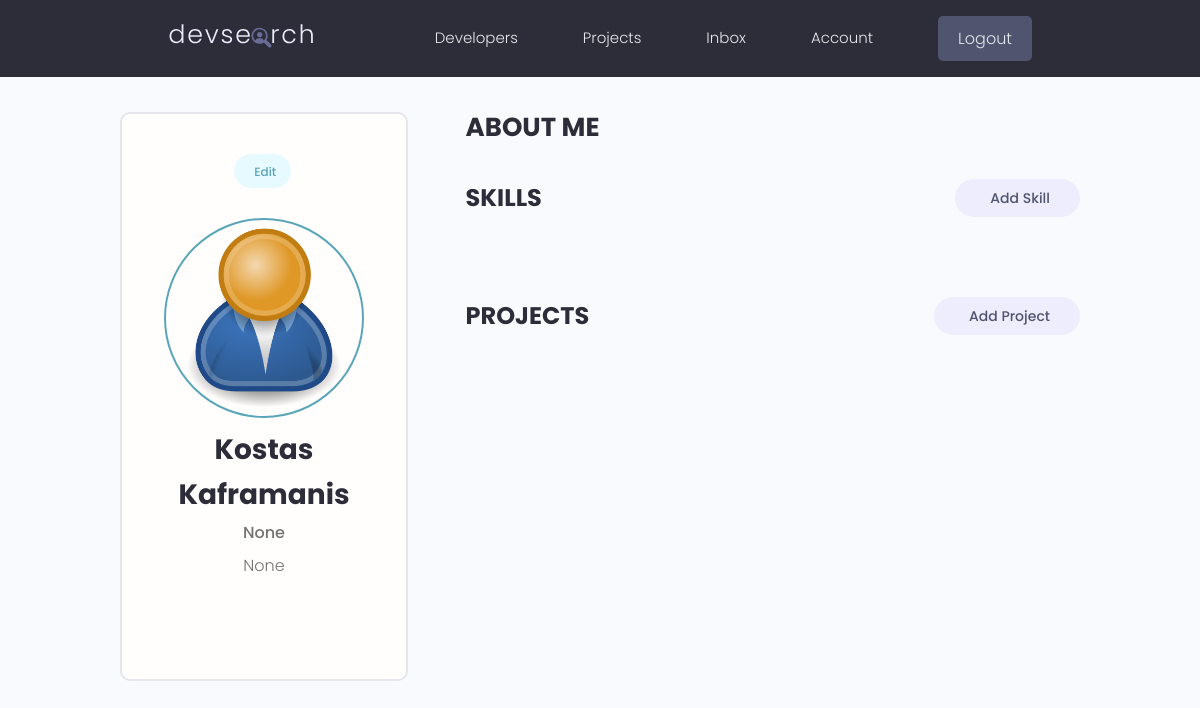
/account/ (signed in), run on the app's committed database.
### users/models.py (models this page shows, shortened)
class Profile(models.Model):
    user = models.OneToOneField(User, on_delete=models.CASCADE, null=True, blank=True)
    name = models.CharField(max_length=200, blank=True, null=True)
    email = models.EmailField(max_length=500, blank=True, null=True)
    username = models.CharField(max_length=200, blank=True, null=True)
    location = models.CharField(max_length=200, blank=True, null=True)
    short_intro = models.CharField(max_length=200, blank=True, null=True)
    bio = models.TextField(blank=True, null=True)
    profile_image = models.ImageField(null=True, blank=True, upload_to="profiles/", default="profiles/user-default.png")
    social_github = models.CharField(max_length=200, blank=True, null=True)
    social_twitter = models.CharField(max_length=200, blank=True, null=True)
    social_linkedin = models.CharField(max_length=200, blank=True, null=True)
    social_facebook = models.CharField(max_length=200, blank=True, null=True)
    social_website = models.CharField(max_length=200, blank=True, null=True)
    created = models.DateTimeField(auto_now_add=True)
    id = models.UUIDField(default=uuid.uuid4, unique=True, primary_key=True, editable=False)

### users/views.py (the view)
# urls.py: path("account/", views.user_account, name="account"),
@login_required(login_url="login")
def user_account(request):
    profile = request.user.profile
    skills = profile.skill_set.all()
    projects = profile.project_set.all()
    context = {"profile": profile, "skills": skills, "projects": projects}
    return render(request, "users/account.html", context)

### users/templates/users/account.html (shortened to what this page needs)
{% extends "base.html" %}
{% load static %}
{% block content %}
  <main class="settingsPage profile my-md">
    <div class="container">
      <div class="layout">
        <div class="column column--1of3">
          <div class="card text-center">
            <div class="card__body dev">
              <a class="tag tag--pill tag--main settings__btn" href="{% url "edit-account" %}"> Edit</a>
              <img class="avatar avatar--xl dev__avatar" src="{{ profile.profile_image.url }}"/>
              <h2 class="dev__name">{{ profile.name }}</h2>
              <p class="dev__title">{{ profile.short_intro }}</p>
              <p class="dev__location">{{ profile.location }}</p>
            </div>
          </div>
        </div>
        <div class="column column--2of3">
          <div class="devInfo">
            <h3 class="devInfo__title">About Me</h3>
          </div>
          <div class="settings">
            <h3 class="settings__title">Skills</h3>
            <a class="tag tag--pill tag--sub settings__btn tag--lg" href="{% url "create-skill" %}"> Add Skill</a>
          </div>
          <div class="settings">
            <h3 class="settings__title">Projects</h3>
            <a class="tag tag--pill tag--sub settings__btn tag--lg" href="{% url "create-project" %}"> Add Project</a>
          </div>
        </div>
      </div>
    </div>
  </main>
{% endblock %}

### static/styles/app.css (style rules this page uses)
:root { --color-sub: #2d2d39; }
.card { border: 2px solid var(--color-light); }
img { width: 100%; }
.profile .card > .dev { padding: 4rem; }
.dev__avatar { display: block; margin: auto; }
.dev__name { color: var(--color-sub); font-size: 2.8rem; font-weight: 700; margin-top: 1rem; margin-bottom: 0.5rem; }
.dev__title { font-size: 1.6rem; font-weight: 500; line-height: 1.3; }
.dev__location { margin-top: 1rem; }
.devInfo { margin-bottom: 3rem; }
.devInfo__title, .devInfo__subtitle { font-size: 2.6rem; color: var(--color-sub); text-transform: uppercase; font-weight: 700; margin-bottom: 1.5rem; }
.settingsPage .dev > .settings__btn { display: inline-block; margin-bottom: 3rem; }
.settings { display: flex; justify-content: space-between; align-items: center; }
.settings__title { font-size: 2.4rem; text-transform: uppercase; font-weight: 700; color: var(--color-sub); }

### static/uikit/styles/modules/_variables.css (style rules this page uses)
:root { --color-main: #5aa5b9; --color-main-light: #e6faff; --color-sub: #3f4156; --color-sub-light: #51546e; --color-sub-lighter: #ededfd; --color-text: #737373; --color-gray: #8b8b8b; --color-light: #e5e7eb; --color-light-gray: #767676; --color-bg: #f8fafd; --color-white: #fffefd; --color-white-light: #f3f3f3; --color-success: #359e64; --color-success-bg: #def8e8; --color-error: #fc4b0b; --color-error-bg: #fff2ee; --font-base: 'Poppins', arial, helvetica, 'Segoe UI', roboto, ubuntu, sans-serif; --font-monospace: 'Fira Code', 'Courier New', courier, monospace; --font-regular: 300; --font-medium: 500; --font-bold: 700; --generic-shadow: 1px 1px 5px #00000010; --generic-transition: all 0.3s ease-in-out; }

### static/uikit/styles/modules/_base.css (style rules this page uses)
* { margin: 0; padding: 0; box-sizing: border-box; text-rendering: optimizeLegibility; color: inherit; font-size: inherit; }
html { font-size: 50%; }
@media only screen and (min-width: 480px) { html { font-size: 56.25%; } }
@media only screen and (min-width: 1200px) { html { font-size: 62.5%; } }
body { line-height: 1.6; font-weight: 400; font-size: 1.5rem; color: var(--color-text); background-color: var(--color-bg); min-height: 100vh; }

### static/uikit/styles/modules/_typography.css (style rules this page uses)
* { font-family: var(--font-base); }
h2 { font-size: 3.6rem; font-weight: var(--font-bold); }
h3 { font-size: 3.2rem; font-weight: var(--font-medium); }
p, span, strong { font-size: 1.6rem; color: var(--color-text); font-weight: var(--font-regular); }
a { padding-bottom: 2px; text-decoration: none; display: inline-block; color: var(--color-main); font-weight: var(--font-medium); }

### static/uikit/styles/modules/_utilities.css (style rules this page uses)
.container { width: 92%; max-width: 165rem; margin: 0 auto; box-sizing: border-box; }
@media screen and (min-width: 1000px) { .container { width: 90%; } }
@media screen and (min-width: 1200px) { .container { width: 80%; } }
.text-center { text-align: center; }
.my-md { margin: 3rem auto; }

### static/uikit/styles/modules/_avatar.css (style rules this page uses)
.avatar { border-radius: 50%; border: 2px solid var(--color-main); object-fit: cover; }
.avatar--xl { height: 20rem; width: 20rem; }

### static/uikit/styles/modules/_card.css (style rules this page uses)
.card { border-radius: 1rem; background-color: var(--color-white); border: 1.5px solid var(--color-light); width: auto; height: auto; margin-top: 0.5rem; margin-bottom: 0.5rem; overflow: hidden; }
.card__body, .card__header { padding: 2rem 2.5rem; }

### static/uikit/styles/modules/_tag.css (style rules this page uses)
.tag { display: inline-flex; align-items: center; background-color: var(--color-sub); height: -webkit-fit-content; height: -moz-fit-content; height: fit-content; width: -webkit-fit-content; width: -moz-fit-content; width: fit-content; border-radius: 0.5rem; padding: 0.5rem 1.5rem; font-size: 1.2rem; cursor: pointer; }
.tag:not(:last-child) { margin-right: 0.25rem; margin-bottom: 0.75rem; }
.tag--pill { border-radius: 5rem; }
.tag--main, .tag--main > small { background: var(--color-main-light); color: var(--color-main); font-weight: 500; }
.tag--sub, .tag--sub > small { background: var(--color-sub-lighter); color: var(--color-sub-light); font-weight: 500; }
.tag--lg { padding: 0.8rem 3rem; font-size: 1.4rem; }

### static/uikit/styles/modules/_layout.css (style rules this page uses)
.layout { display: flex; flex-flow: row wrap; justify-content: space-between; }
.layout > .column { margin-bottom: 3rem; }
.layout > .column.column--1of3 { flex-basis: 30%; }
.layout > .column.column--2of3 { flex-basis: 64%; }

### data on the page
Profile: profile_image (placeholder picture), name "Kostas Kaframanis", short_intro "None", location "None"
